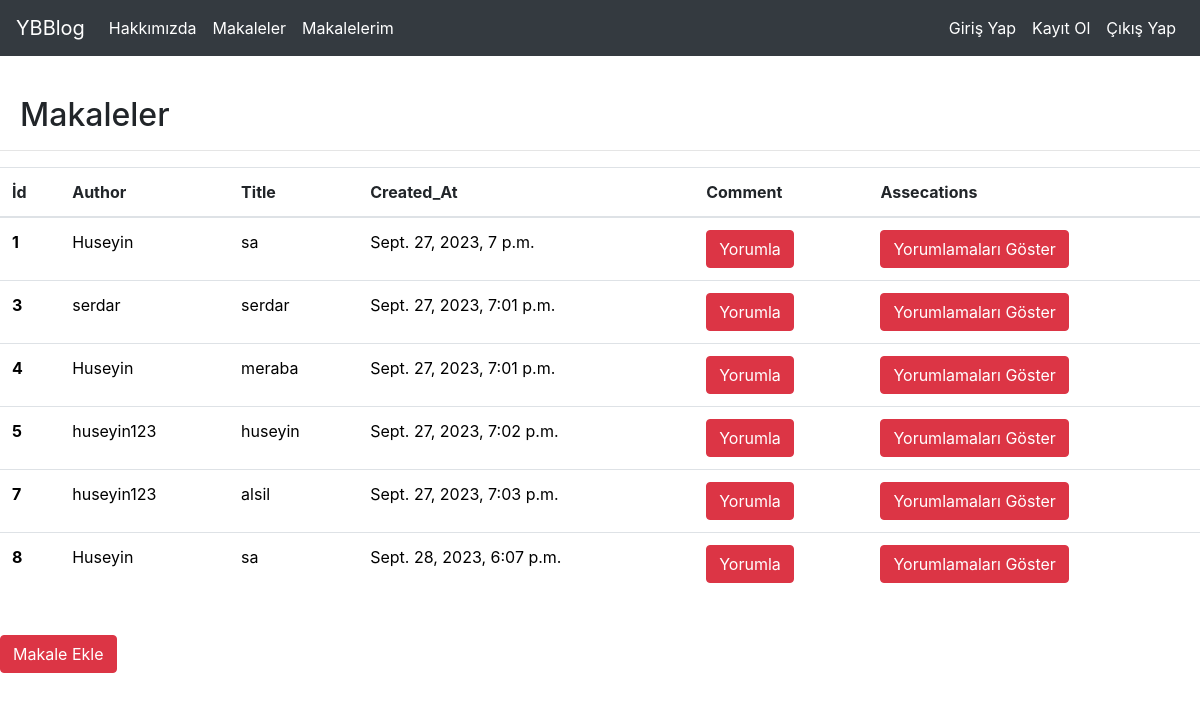
The app's page /articles/ with its own data.
### Article/models.py (models this page shows, shortened)
class Article(models.Model):
    author = models.ForeignKey('auth.User',max_length=100,on_delete=models.CASCADE)
    title = models.CharField(max_length=100)
    content = models.TextField()
    created_at = models.DateTimeField(auto_now_add=True)

### Article/views.py (the view)
# urls.py: path('', views.articles,name='articles'),
def articles(request):
    articles = Article.objects.all()
    context = dict(
        articles = articles
    )
    return render(request,'articles.html',context)

### templates/articles.html
{% extends 'layout.html'  %}
{% block container %}
<h2 style="margin-top: 40px;margin-left: 20px;">Makaleler</h2>
<hr>
{% if articles  %}
<table class="table">
  <thead>
    <tr>
      <th scope="col">İd</th>
      <th scope="col">Author</th>
      <th scope="col">Title</th>
      <th scope="col">Created_At</th>
      <th scope="col">Comment</th>
      <th scope="col">Assecations</th>
    </tr>
  </thead>
  <tbody>
    <tr>
      {% for article in articles %}
      <th scope="row"><a href="{% url 'Article:article' article.id  %}" style="color: black;">{{article.id}}</a></th>
      <td><a href="{% url 'Article:article' article.id  %}" style="color: black;">{{article.author}}</a></td>
      <td><a href="{% url 'Article:article' article.id   %}" style="color: black;">{{article.title}}</a></td>
      <td><a href="{% url 'Article:article' article.id   %}" style="color: black;">{{article.created_at}}</a></td>
      <td><a class="btn btn-danger" href="{% url 'Article:comment' article.id %}">Yorumla</a></td>
      <td><a class="btn btn-danger" href="{% url 'Article:comments' article.id %}">Yorumlamaları Göster</a></td>
    </tr>
    {% endfor %}
  </tbody>
</table>
<br>
<a href="{% url 'user:addarticle' %}"class = "btn btn-danger" >Makale Ekle</a>
{% endif %}
{% endblock  %}

### templates/layout.html (shortened to what this page needs)
<!DOCTYPE html>
<html lang="en">
<head>
    <link rel="stylesheet" href="https://cdn.jsdelivr.net/npm/bootstrap@4.0.0/dist/css/bootstrap.min.css">
</head>
<body>
    {% include 'includes/navbar.html' %}
    {% block container %}
  {% endblock  %}
</body>
</html>

### templates/includes/navbar.html (shortened to what this page needs)
<nav class="navbar navbar-expand-md navbar-dark bg-dark mb-4">
    <a class="navbar-brand" href="/">YBBlog</a>
    <div class="collapse navbar-collapse" id="navbarCollapse">
      <ul class="navbar-nav mr-auto">
        <li class="nav-item active">
          <a class="nav-link" href="{% url 'about' %}">Hakkımızda <span class="sr-only">(current)</span></a>
        </li>
        <li class="nav-item active">
          <a class="nav-link" href="{% url 'Article:articles' %}">Makaleler</a>
        </li>
        <li class="nav-item active">
          <a class="nav-link" href="{% url 'Article:myarticles' %}">Makalelerim</a>
        </li>
      </ul>
      <ul class = 'navbar-nav ml-auto'>
        {% if request.user.is_authenticated %}
      {% else  %}
      <li class = 'nav-item active'>
        <a class = 'nav-link' href="/user/login">Giriş Yap</a>
    </li>
    <li class = 'nav-item active'>
      <a class = 'nav-link' href="/user/register">Kayıt Ol</a>
  </li>
      {% endif %}
        <li class = 'nav-item active'>
            <a class = 'nav-link' href="/user/logout">Çıkış Yap</a>
        </li>
      </ul>
    </div>
  </nav>

### records on screen
Article: id "1", author "Huseyin", title "sa", created_at "Sept. 27, 2023, 7 p.m."
Article: id "3", author "serdar", title "serdar", created_at "Sept. 27, 2023, 7:01 p.m."
Article: id "4", author "Huseyin", title "meraba", created_at "Sept. 27, 2023, 7:01 p.m."
Article: id "5", author "huseyin123", title "huseyin", created_at "Sept. 27, 2023, 7:02 p.m."
Article: id "7", author "huseyin123", title "alsil", created_at "Sept. 27, 2023, 7:03 p.m."
Article: id "8", author "Huseyin", title "sa", created_at "Sept. 28, 2023, 6:07 p.m."
